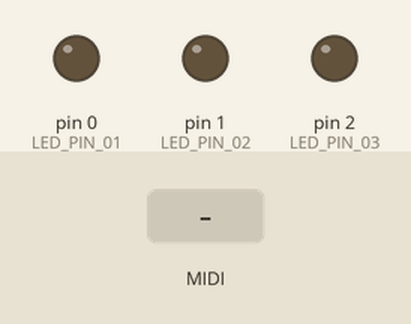
Bench run of a sketch on a simulated Teensy 4. Parts: output pins drawn as LEDs (lit = HIGH). Inputs (shaded band) come from the test bench.

Above: at 1.2 s.
1.3 s: MIDI note 60 received
At 2.6 s:
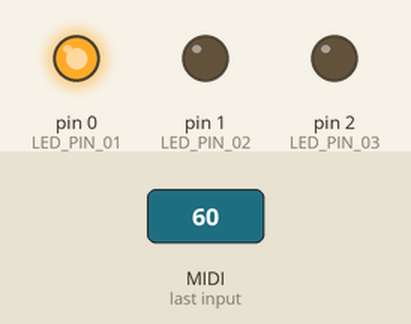
Timing chart, 0 to 4.3 s (numbered marks = the images above; inputs shaded):
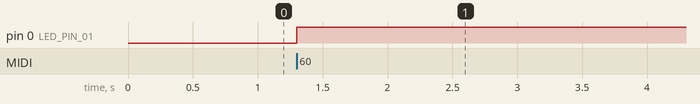

Measured:
- after the input at 1.3 s, pin 0 (LED_PIN_01): LOW → HIGH at once

The sketch:

LedMIDI.ino
```cpp
const int LED_PIN_01 = 0;
const int LED_PIN_02 = 1;
const int LED_PIN_03 = 2;

const int MIDI_CHANNEL = 1;

void setup() {
    pinMode(LED_PIN_01, OUTPUT);
    pinMode(LED_PIN_02, OUTPUT);
    pinMode(LED_PIN_03, OUTPUT);

    usbMIDI.setHandleNoteOn(onNote);
    usbMIDI.setHandleNoteOff(offNote);
}

void loop() {
    usbMIDI.read(MIDI_CHANNEL);
}

void onNote(byte channel, byte note, byte velocity) {
    if(note == 60) {
        digitalWrite(LED_PIN_01, HIGH);
    }
}

void offNote(byte channel, byte note, byte velocity) {

}
```
